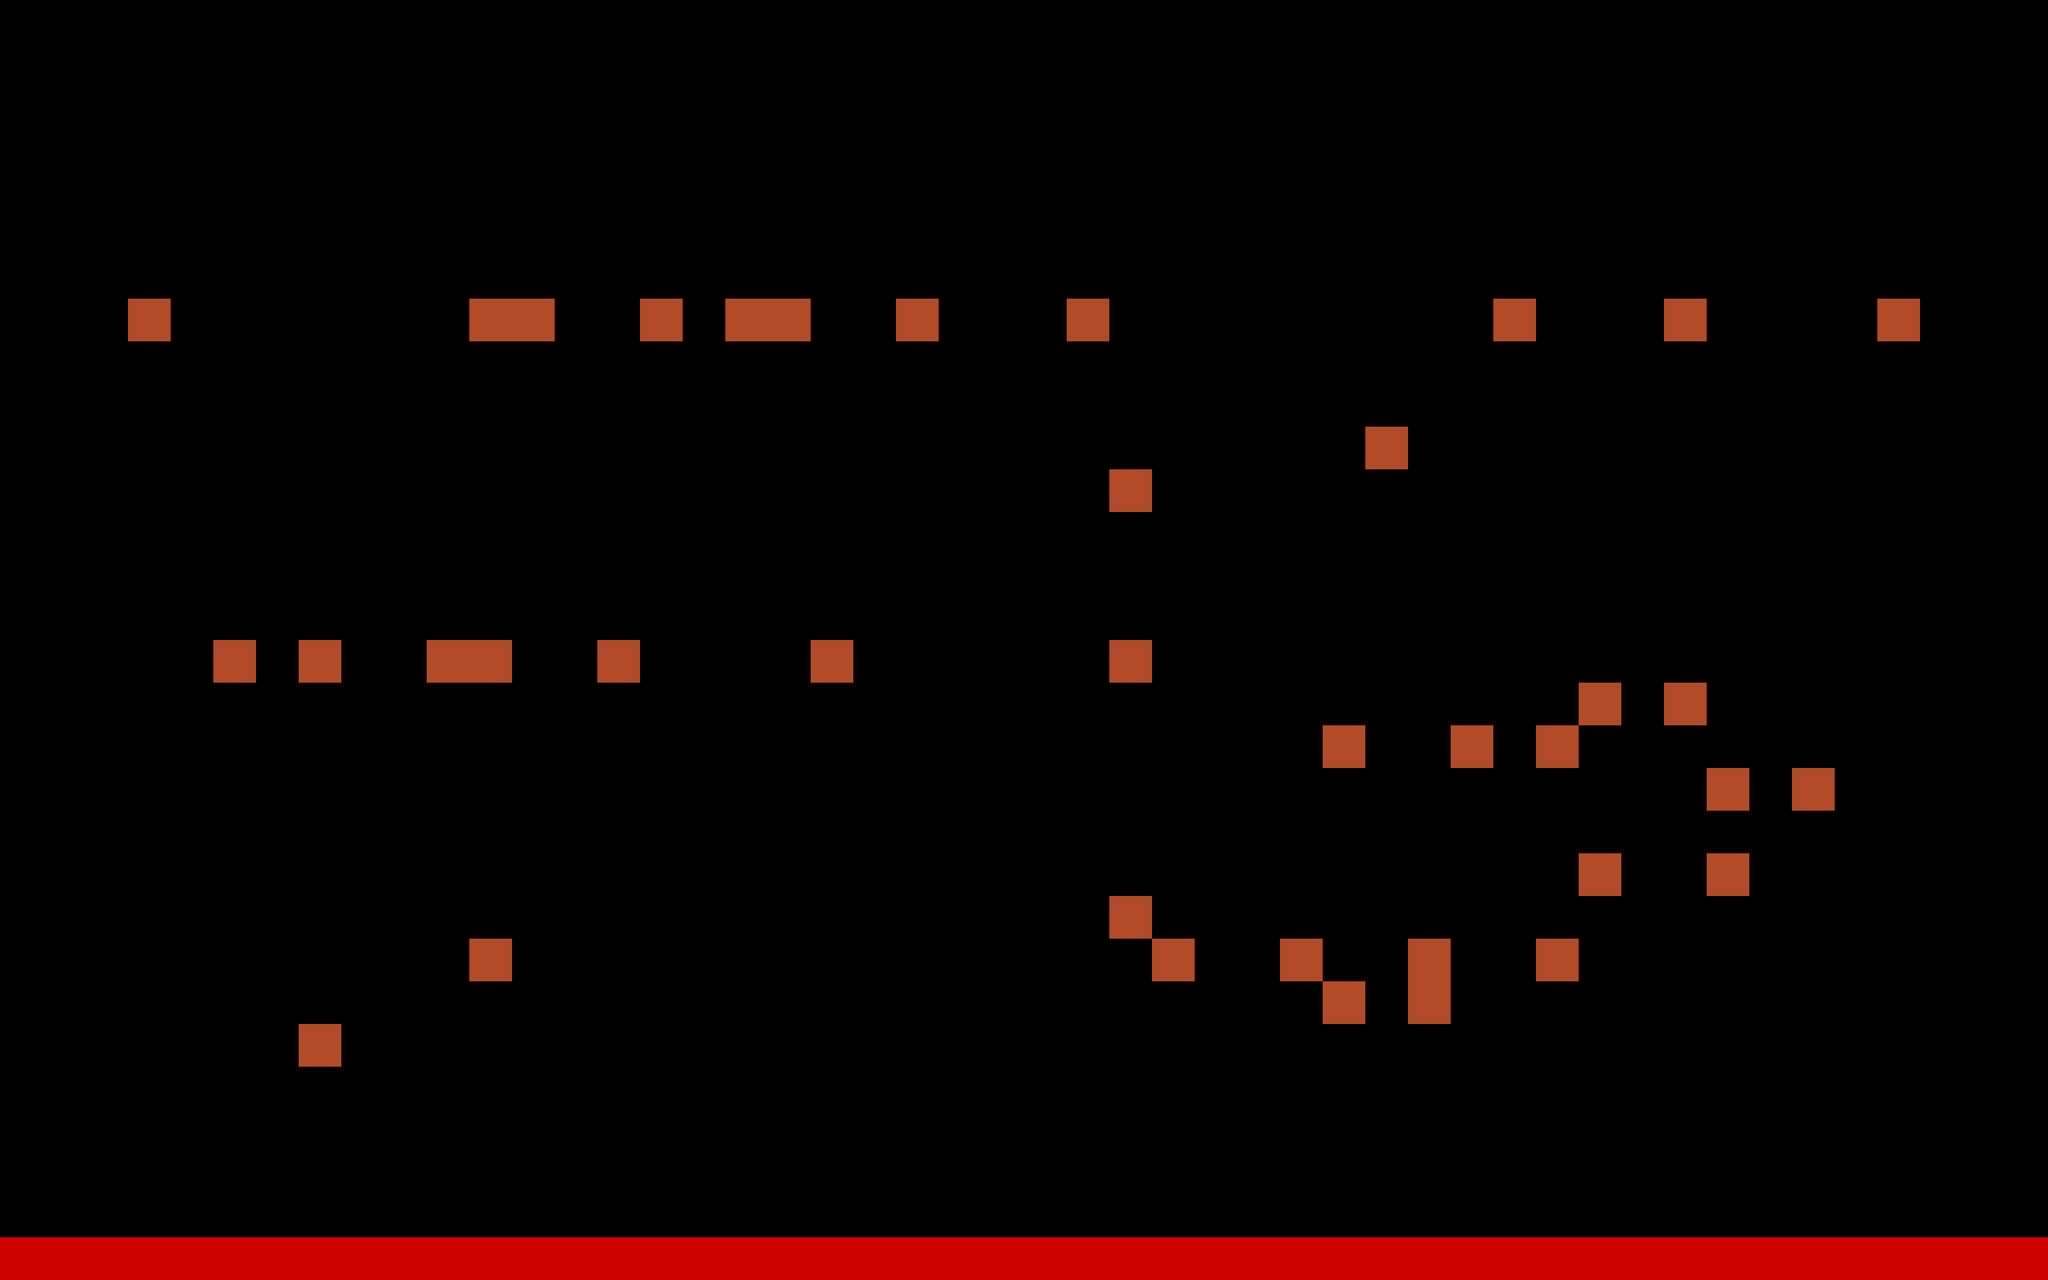

Tiled map render using the project's own tile images. Description and the map definition, with tile-layer contents summarised, below:
An orthogonal 48x30 tile map with 64x64 px tiles, 5 tile layers (layer_limits, layer_platforms, layer_decos1, layer_decos2, ...), 2 tilesets and 9 objects.

<map version="1.9" tiledversion="1.9.2" orientation="orthogonal" renderorder="right-down" width="48" height="30" tilewidth="64" tileheight="64" infinite="0" nextlayerid="24" nextobjectid="25">
 <editorsettings>
  <export target="level_01.json" format="json" />
 </editorsettings>
 <tileset firstgid="1" name="tileset" tilewidth="64" tileheight="64" tilecount="2052" columns="38">
  <image source="../assets/tileset.png" width="2480" height="3508" />
  <tile id="43">
   <properties>
    <property name="estSolide" type="bool" value="true" />
   </properties>
  </tile>
  <tile id="78">
   <properties>
    <property name="estSolide" type="bool" value="true" />
   </properties>
  </tile>
  <tile id="81">
   <properties>
    <property name="estSolide" type="bool" value="true" />
   </properties>
  </tile>
 </tileset>
 <tileset firstgid="2053" name="placeholder_test" tilewidth="64" tileheight="64" tilecount="2052" columns="38">
  <image source="../assets/placeholder_test.png" width="2480" height="3508" />
  <tile id="0">
   <properties>
    <property name="estSolide" type="bool" value="false" />
   </properties>
  </tile>
  <tile id="1">
   <properties>
    <property name="estSolide" type="bool" value="false" />
   </properties>
  </tile>
  <tile id="2">
   <properties>
    <property name="estSolide" type="bool" value="false" />
   </properties>
  </tile>
  <tile id="3">
   <properties>
    <property name="estSolide" type="bool" value="false" />
   </properties>
  </tile>
  <tile id="4">
   <properties>
    <property name="estSolide" type="bool" value="false" />
   </properties>
  </tile>
  <tile id="5">
   <properties>
    <property name="estSolide" type="bool" value="false" />
   </properties>
  </tile>
  <tile id="6">
   <properties>
    <property name="estSolide" type="bool" value="false" />
   </properties>
  </tile>
  <tile id="7">
   <properties>
    <property name="estSolide" type="bool" value="false" />
   </properties>
  </tile>
  <tile id="8">
   <properties>
    <property name="estSolide" type="bool" value="false" />
   </properties>
  </tile>
  <tile id="9">
   <properties>
    <property name="estSolide" type="bool" value="false" />
   </properties>
  </tile>
  <tile id="38">
   <properties>
    <property name="estSolide" type="bool" value="false" />
   </properties>
  </tile>
  <tile id="39">
   <properties>
    <property name="estSolide" type="bool" value="false" />
   </properties>
  </tile>
  <tile id="40">
   <properties>
    <property name="estSolide" type="bool" value="false" />
   </properties>
  </tile>
  <tile id="41">
   <properties>
    <property name="estSolide" type="bool" value="false" />
   </properties>
  </tile>
  <tile id="42">
   <properties>
    <property name="estSolide" type="bool" value="false" />
   </properties>
  </tile>
  <tile id="43">
   <properties>
    <property name="estSolide" type="bool" value="false" />
   </properties>
  </tile>
  <tile id="44">
   <properties>
    <property name="estSolide" type="bool" value="false" />
   </properties>
  </tile>
  <tile id="45">
   <properties>
    <property name="estSolide" type="bool" value="false" />
   </properties>
  </tile>
  <tile id="46">
   <properties>
    <property name="estSolide" type="bool" value="false" />
   </properties>
  </tile>
  <tile id="47">
   <properties>
    <property name="estSolide" type="bool" value="false" />
   </properties>
  </tile>
  <tile id="76">
   <properties>
    <property name="estSolide" type="bool" value="false" />
   </properties>
  </tile>
  <tile id="77">
   <properties>
    <property name="estSolide" type="bool" value="false" />
   </properties>
  </tile>
  <tile id="78">
   <properties>
    <property name="estSolide" type="bool" value="true" />
   </properties>
  </tile>
  <tile id="79">
   <properties>
    <property name="estSolide" type="bool" value="false" />
   </properties>
  </tile>
  <tile id="80">
   <properties>
    <property name="estSolide" type="bool" value="false" />
   </properties>
  </tile>
  <tile id="81">
   <properties>
    <property name="estSolide" type="bool" value="true" />
   </properties>
  </tile>
  <tile id="82">
   <properties>
    <property name="estSolide" type="bool" value="false" />
   </properties>
  </tile>
  <tile id="83">
   <properties>
    <property name="estSolide" type="bool" value="false" />
   </properties>
  </tile>
  <tile id="84">
   <properties>
    <property name="estSolide" type="bool" value="false" />
   </properties>
  </tile>
  <tile id="85">
   <properties>
    <property name="estSolide" type="bool" value="false" />
   </properties>
  </tile>
  <tile id="114">
   <properties>
    <property name="estSolide" type="bool" value="false" />
   </properties>
  </tile>
  <tile id="115">
   <properties>
    <property name="estSolide" type="bool" value="false" />
   </properties>
  </tile>
  <tile id="116">
   <properties>
    <property name="estSolide" type="bool" value="false" />
   </properties>
  </tile>
  <tile id="117">
   <properties>
    <property name="estSolide" type="bool" value="false" />
   </properties>
  </tile>
  <tile id="118">
   <properties>
    <property name="estSolide" type="bool" value="false" />
   </properties>
  </tile>
  <tile id="119">
   <properties>
    <property name="estSolide" type="bool" value="false" />
   </properties>
  </tile>
  <tile id="120">
   <properties>
    <property name="estSolide" type="bool" value="false" />
   </properties>
  </tile>
  <tile id="121">
   <properties>
    <property name="estSolide" type="bool" value="false" />
   </properties>
  </tile>
  <tile id="122">
   <properties>
    <property name="estSolide" type="bool" value="false" />
   </properties>
  </tile>
  <tile id="123">
   <properties>
    <property name="estSolide" type="bool" value="false" />
   </properties>
  </tile>
  <tile id="152">
   <properties>
    <property name="estSolide" type="bool" value="false" />
   </properties>
  </tile>
  <tile id="153">
   <properties>
    <property name="estSolide" type="bool" value="false" />
   </properties>
  </tile>
  <tile id="154">
   <properties>
    <property name="estSolide" type="bool" value="false" />
   </properties>
  </tile>
  <tile id="155">
   <properties>
    <property name="estSolide" type="bool" value="false" />
   </properties>
  </tile>
  <tile id="156">
   <properties>
    <property name="estSolide" type="bool" value="false" />
   </properties>
  </tile>
  <tile id="157">
   <properties>
    <property name="estSolide" type="bool" value="false" />
   </properties>
  </tile>
  <tile id="158">
   <properties>
    <property name="estSolide" type="bool" value="false" />
   </properties>
  </tile>
  <tile id="159">
   <properties>
    <property name="estSolide" type="bool" value="false" />
   </properties>
  </tile>
  <tile id="160">
   <properties>
    <property name="estSolide" type="bool" value="false" />
   </properties>
  </tile>
  <tile id="161">
   <properties>
    <property name="estSolide" type="bool" value="false" />
   </properties>
  </tile>
  <tile id="190">
   <properties>
    <property name="estSolide" type="bool" value="false" />
   </properties>
  </tile>
  <tile id="191">
   <properties>
    <property name="estSolide" type="bool" value="false" />
   </properties>
  </tile>
  <tile id="192">
   <properties>
    <property name="estSolide" type="bool" value="false" />
   </properties>
  </tile>
  <tile id="193">
   <properties>
    <property name="estSolide" type="bool" value="false" />
   </properties>
  </tile>
  <tile id="194">
   <properties>
    <property name="estSolide" type="bool" value="false" />
   </properties>
  </tile>
  <tile id="195">
   <properties>
    <property name="estSolide" type="bool" value="false" />
   </properties>
  </tile>
  <tile id="196">
   <properties>
    <property name="estSolide" type="bool" value="false" />
   </properties>
  </tile>
  <tile id="197">
   <properties>
    <property name="estSolide" type="bool" value="false" />
   </properties>
  </tile>
  <tile id="198">
   <properties>
    <property name="estSolide" type="bool" value="false" />
   </properties>
  </tile>
  <tile id="199">
   <properties>
    <property name="estSolide" type="bool" value="false" />
   </properties>
  </tile>
  <tile id="228">
   <properties>
    <property name="estSolide" type="bool" value="false" />
   </properties>
  </tile>
  <tile id="229">
   <properties>
    <property name="estSolide" type="bool" value="false" />
   </properties>
  </tile>
  <tile id="230">
   <properties>
    <property name="estSolide" type="bool" value="false" />
   </properties>
  </tile>
  <tile id="231">
   <properties>
    <property name="estSolide" type="bool" value="false" />
   </properties>
  </tile>
  <tile id="232">
   <properties>
    <property name="estSolide" type="bool" value="false" />
   </properties>
  </tile>
  <tile id="233">
   <properties>
    <property name="estSolide" type="bool" value="false" />
   </properties>
  </tile>
  <tile id="234">
   <properties>
    <property name="estSolide" type="bool" value="false" />
   </properties>
  </tile>
  <tile id="235">
   <properties>
    <property name="estSolide" type="bool" value="false" />
   </properties>
  </tile>
  <tile id="236">
   <properties>
    <property name="estSolide" type="bool" value="false" />
   </properties>
  </tile>
  <tile id="237">
   <properties>
    <property name="estSolide" type="bool" value="false" />
   </properties>
  </tile>
  <tile id="266">
   <properties>
    <property name="estSolide" type="bool" value="false" />
   </properties>
  </tile>
  <tile id="267">
   <properties>
    <property name="estSolide" type="bool" value="false" />
   </properties>
  </tile>
  <tile id="268">
   <properties>
    <property name="estSolide" type="bool" value="false" />
   </properties>
  </tile>
  <tile id="269">
   <properties>
    <property name="estSolide" type="bool" value="false" />
   </properties>
  </tile>
  <tile id="270">
   <properties>
    <property name="estSolide" type="bool" value="false" />
   </properties>
  </tile>
  <tile id="271">
   <properties>
    <property name="estSolide" type="bool" value="false" />
   </properties>
  </tile>
  <tile id="272">
   <properties>
    <property name="estSolide" type="bool" value="false" />
   </properties>
  </tile>
  <tile id="273">
   <properties>
    <property name="estSolide" type="bool" value="false" />
   </properties>
  </tile>
  <tile id="274">
   <properties>
    <property name="estSolide" type="bool" value="false" />
   </properties>
  </tile>
  <tile id="275">
   <properties>
    <property name="estSolide" type="bool" value="false" />
   </properties>
  </tile>
  <tile id="304">
   <properties>
    <property name="estSolide" type="bool" value="false" />
   </properties>
  </tile>
  <tile id="305">
   <properties>
    <property name="estSolide" type="bool" value="false" />
   </properties>
  </tile>
  <tile id="306">
   <properties>
    <property name="estSolide" type="bool" value="false" />
   </properties>
  </tile>
  <tile id="307">
   <properties>
    <property name="estSolide" type="bool" value="false" />
   </properties>
  </tile>
  <tile id="308">
   <properties>
    <property name="estSolide" type="bool" value="false" />
   </properties>
  </tile>
  <tile id="309">
   <properties>
    <property name="estSolide" type="bool" value="false" />
   </properties>
  </tile>
  <tile id="310">
   <properties>
    <property name="estSolide" type="bool" value="false" />
   </properties>
  </tile>
  <tile id="311">
   <properties>
    <property name="estSolide" type="bool" value="false" />
   </properties>
  </tile>
  <tile id="312">
   <properties>
    <property name="estSolide" type="bool" value="false" />
   </properties>
  </tile>
  <tile id="313">
   <properties>
    <property name="estSolide" type="bool" value="false" />
   </properties>
  </tile>
  <tile id="342">
   <properties>
    <property name="estSolide" type="bool" value="false" />
   </properties>
  </tile>
  <tile id="343">
   <properties>
    <property name="estSolide" type="bool" value="false" />
   </properties>
  </tile>
  <tile id="344">
   <properties>
    <property name="estSolide" type="bool" value="false" />
   </properties>
  </tile>
  <tile id="345">
   <properties>
    <property name="estSolide" type="bool" value="false" />
   </properties>
  </tile>
  <tile id="346">
   <properties>
    <property name="estSolide" type="bool" value="false" />
   </properties>
  </tile>
  <tile id="347">
   <properties>
    <property name="estSolide" type="bool" value="false" />
   </properties>
  </tile>
  <tile id="348">
   <properties>
    <property name="estSolide" type="bool" value="false" />
   </properties>
  </tile>
  <tile id="349">
   <properties>
    <property name="estSolide" type="bool" value="false" />
   </properties>
  </tile>
  <tile id="350">
   <properties>
    <property name="estSolide" type="bool" value="false" />
   </properties>
  </tile>
  <tile id="351">
   <properties>
    <property name="estSolide" type="bool" value="false" />
   </properties>
  </tile>
 </tileset>
 <layer id="1" name="layer_limits" width="48" height="30">
  <data>[1440 cells, 38 non-empty, 1 distinct tile ids]</data>
 </layer>
 <layer id="2" name="layer_platforms" width="48" height="30">
  <data>[1440 cells, 327 non-empty, 1 distinct tile ids]</data>
 </layer>
 <layer id="3" name="layer_decos1" width="48" height="30">
  <data>[1440 cells, 12 non-empty, 5 distinct tile ids]</data>
 </layer>
 <layer id="4" name="layer_decos2" width="48" height="30">
  <data>[1440 cells, 0 non-empty, 0 distinct tile ids]</data>
 </layer>
 <layer id="5" name="layer_deadZone" width="48" height="30">
  <data>[1440 cells, 48 non-empty, 1 distinct tile ids]</data>
 </layer>
 <objectgroup id="6" name="SpawnFrog">
  <object id="15" gid="56" x="64" y="1664" width="64" height="64" />
 </objectgroup>
 <objectgroup id="7" name="SpawnHog" />
 <objectgroup id="8" name="SpawnRaven" />
 <objectgroup id="9" name="Cure" />
 <objectgroup id="10" name="Stake">
  <object id="11" gid="48" x="256" y="960" width="64" height="64" />
 </objectgroup>
 <objectgroup id="11" name="RavenPlatform" />
 <objectgroup id="12" name="Box">
  <object id="14" gid="86" x="2296" y="512" width="64" height="64" />
 </objectgroup>
 <objectgroup id="17" name="BigBox" />
 <objectgroup id="13" name="Break" />
 <objectgroup id="16" name="Pics" />
 <objectgroup id="18" name="WeakPlat" />
 <objectgroup id="20" name="WeakPlatVertical" />
 <objectgroup id="19" name="MovingPlats" />
 <objectgroup id="21" name="Door">
  <object id="18" x="512" y="1856" width="64" height="64" />
 </objectgroup>
 <objectgroup id="22" name="Button">
  <object id="17" x="192" y="1792" width="128" height="64" />
 </objectgroup>
 <objectgroup id="23" name="ButtonBase">
  <object id="16" x="64" y="1792" width="128" height="64" />
  <object id="23" gid="2179" x="2432" y="256" width="128" height="64" />
  <object id="24" gid="2217" x="2432" y="256" width="128" height="64" />
 </objectgroup>
 <objectgroup id="15" name="NextLevel">
  <object id="19" x="3008" y="448" width="64" height="64" />
 </objectgroup>
</map>
